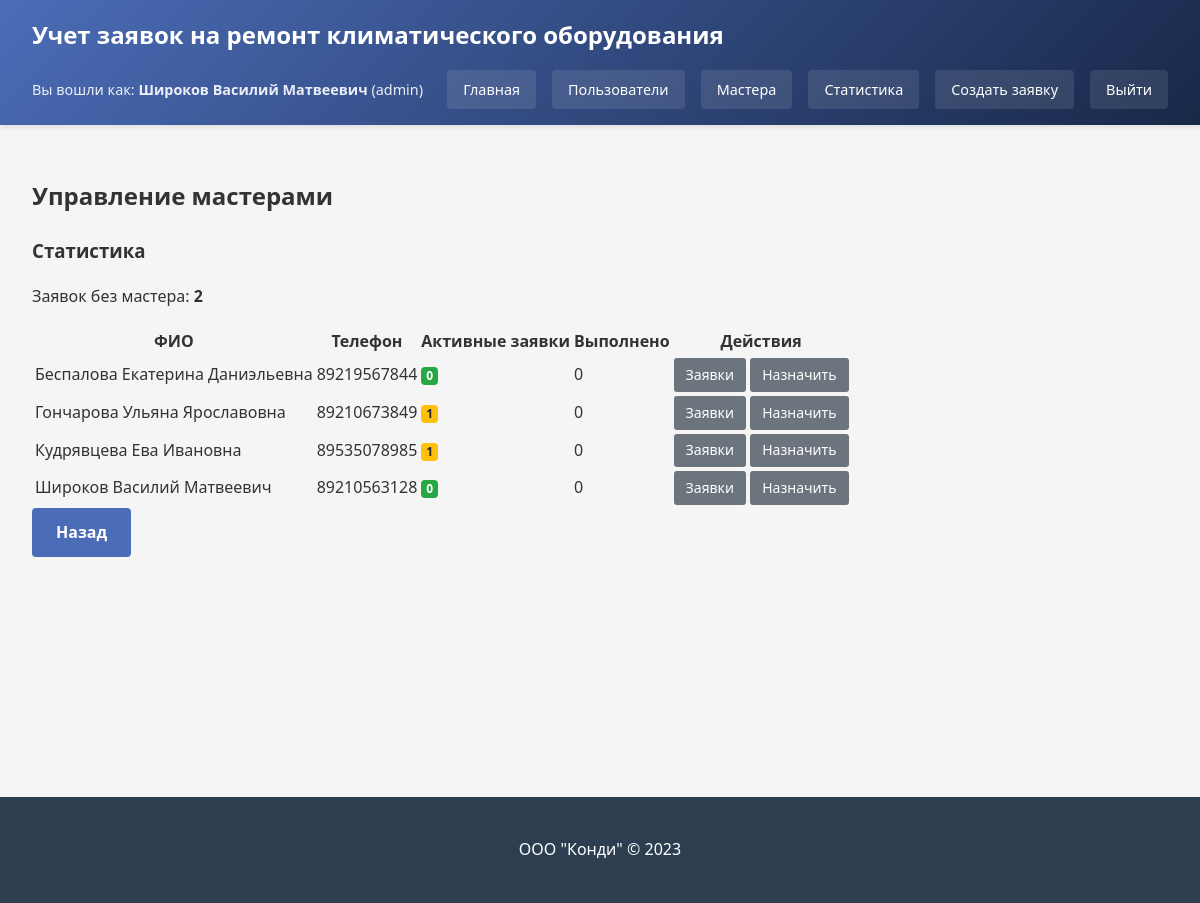
Screenshot of /masters (signed in) with the database file from the repository.
### tables this page shows
CREATE TABLE users (
    id INTEGER PRIMARY KEY AUTOINCREMENT,
    fio TEXT NOT NULL,
    phone TEXT NOT NULL,
    login TEXT UNIQUE NOT NULL,
    password_hash TEXT NOT NULL,
    role TEXT NOT NULL CHECK(role IN ('client', 'specialist', 'operator', 'manager', 'quality_manager', 'admin'))
);

### app.py (the view)
@app.route('/masters')
@login_required
@role_required('operator', 'admin', 'manager')
def masters():
    db = get_db()
    masters_list = db.execute('''
        SELECT u.*,
               COUNT(r.id) as active_requests,
               SUM(CASE WHEN r.status = 'completed' THEN 1 ELSE 0 END) as completed_requests
        FROM users u
        LEFT JOIN repair_requests r ON u.id = r.assigned_specialist_id
            AND r.status IN ('new', 'in_progress', 'waiting_parts')
        WHERE u.role IN ('specialist', 'admin')
        GROUP BY u.id
        ORDER BY u.fio
    ''').fetchall()
    unassigned_requests = db.execute('''
        SELECT COUNT(*) as count
        FROM repair_requests
        WHERE assigned_specialist_id IS NULL AND status = 'new'
    ''').fetchone()['count']
    return render_template('masters.html',
                         masters=masters_list,
                         unassigned_requests=unassigned_requests)

### app.py (called while the page is built)
@app.before_request
def load_logged_in_user():
    user_id = session.get('user_id')
    if user_id is None:
        g.user = None
    else:
        db = get_db()
        g.user = db.execute('SELECT * FROM users WHERE id = ?', (user_id,)).fetchone()

def login_required(view):
    from functools import wraps
    @wraps(view)
    def wrapped_view(**kwargs):
        if g.user is None:
            return redirect(url_for('login'))
        return view(**kwargs)
    return wrapped_view

def role_required(*required_roles):
    from functools import wraps
    def decorator(view):
        @wraps(view)
        def wrapped_view(**kwargs):
            if g.user is None:
                return redirect(url_for('login'))
            if g.user['role'] == 'admin':
                return view(**kwargs)
            if g.user['role'] not in required_roles:
                flash('Недостаточно прав для доступа к этой странице.', 'danger')
                return redirect(url_for('index'))
            return view(**kwargs)
        return wrapped_view
    return decorator

### database.py (called while the page is built)
def get_db():
    if 'db' not in g:
        g.db = sqlite3.connect(DATABASE)
        g.db.row_factory = sqlite3.Row
    return g.db

### templates/masters.html (shortened to what this page needs)
{% extends 'layout.html' %}
{% block content %}
    <h2>Управление мастерами</h2>
    <div class="stats-card">
        <h3>Статистика</h3>
        <p>Заявок без мастера: <strong>{{ unassigned_requests }}</strong></p>
    </div>
    <table class="masters-table">
        <thead>
            <tr>
                <th>ФИО</th>
                <th>Телефон</th>
                <th>Активные заявки</th>
                <th>Выполнено</th>
                <th>Действия</th>
            </tr>
        </thead>
        <tbody>
            {% for master in masters %}
            <tr>
                <td>{{ master['fio'] }}</td>
                <td>{{ master['phone'] }}</td>
                <td>
                    <span class="badge {% if master['active_requests'] > 3 %}badge-danger
                                      {% elif master['active_requests'] > 0 %}badge-warning
                                      {% else %}badge-success{% endif %}">
                        {{ master['active_requests'] or 0 }}
                    </span>
                </td>
                <td>{{ master['completed_requests'] or 0 }}</td>
                <td>
                    <a href="#" class="btn-small">Заявки</a>
                    <a href="#" class="btn-small btn-primary">Назначить</a>
                </td>
            </tr>
            {% endfor %}
        </tbody>
    </table>
    <a href="{{ url_for('index') }}" class="btn">Назад</a>
{% endblock %}

### templates/layout.html (shortened to what this page needs)
<!DOCTYPE html>
<html lang="ru">
<head>
    <link rel="stylesheet" href="{{ url_for('static', filename='style.css') }}">
</head>
<body>
    <header>
        <h1>Учет заявок на ремонт климатического оборудования</h1>
        <nav>
            {% if g.user %}
                <span>Вы вошли как: <strong>{{ g.user['fio'] }}</strong> ({{ g.user['role'] }})</span>
                <a href="{{ url_for('index') }}">Главная</a>
                {% if g.user['role'] in ['admin', 'operator', 'manager'] %}
                    <a href="{{ url_for('users') }}">Пользователи</a>
                {% endif %}
                {% if g.user['role'] in ['admin', 'operator', 'manager'] %}
                    <a href="{{ url_for('masters') }}">Мастера</a>
                {% endif %}
                {% if g.user['role'] in ['admin', 'operator', 'manager'] %}
                    <a href="{{ url_for('stats') }}">Статистика</a>
                {% endif %}
                {% if g.user['role'] in ['client', 'operator', 'admin'] %}
                    <a href="{{ url_for('create_request') }}">Создать заявку</a>
                {% endif %}
                <a href="{{ url_for('logout') }}">Выйти</a>
            {% endif %}
        </nav>
    </header>
    <main>
        {% block content %}{% endblock %}
    </main>
    <footer>
        <p>ООО "Конди" &copy; 2023</p>
    </footer>
</body>
</html>

### static/style.css (style rules this page uses)
body { font-family: 'Segoe UI', Tahoma, Geneva, Verdana, sans-serif; margin: 0; padding: 0; background-color: #f5f5f5; color: #333; line-height: 1.6; }
header { background: linear-gradient(135deg, #4b6cb7 0%, #182848 100%); color: white; padding: 1rem 2rem; box-shadow: 0 2px 5px rgba(0,0,0,0.1); }
header h1 { margin: 0; font-size: 1.5rem; font-weight: 600; }
nav { margin-top: 1rem; display: flex; gap: 1rem; align-items: center; flex-wrap: wrap; }
nav span { margin-right: auto; font-size: 0.9rem; opacity: 0.9; }
nav a { color: white; text-decoration: none; padding: 0.5rem 1rem; border-radius: 4px; background-color: rgba(255,255,255,0.1); transition: background-color 0.3s; font-size: 0.9rem; }
main { padding: 2rem; max-width: 1200px; margin: 0 auto; min-height: 70vh; }
footer { text-align: center; padding: 1.5rem; background-color: #2c3e50; color: white; margin-top: 3rem; }
.btn { display: inline-block; padding: 0.75rem 1.5rem; background: #4b6cb7; color: white; border: none; border-radius: 4px; cursor: pointer; font-size: 1rem; font-weight: 600; text-decoration: none; transition: all 0.3s; }
.btn-small { display: inline-block; padding: 0.35rem 0.75rem; background: #6c757d; color: white; border: none; border-radius: 3px; cursor: pointer; font-size: 0.875rem; text-decoration: none; transition: background 0.3s; }
.badge { display: inline-block; padding: 0.25em 0.4em; font-size: 75%; font-weight: 700; line-height: 1; text-align: center; white-space: nowrap; vertical-align: baseline; border-radius: 0.25rem; }
.badge-success { color: #fff; background-color: #28a745; }
.badge-warning { color: #212529; background-color: #ffc107; }

### rows the page displays
users: user.fio "Широков Василий Матвеевич", user.role "admin", fio "Широков Василий Матвеевич", phone "89210563128", master "0"
users: fio "Беспалова Екатерина Даниэльевна", phone "89219567844", master "0"
users: fio "Гончарова Ульяна Ярославовна", phone "89210673849", master "1", master "0"
users: fio "Кудрявцева Ева Ивановна", phone "89535078985", master "1", master "0"

### other values shown
{{ unassigned_requests }} "2"
